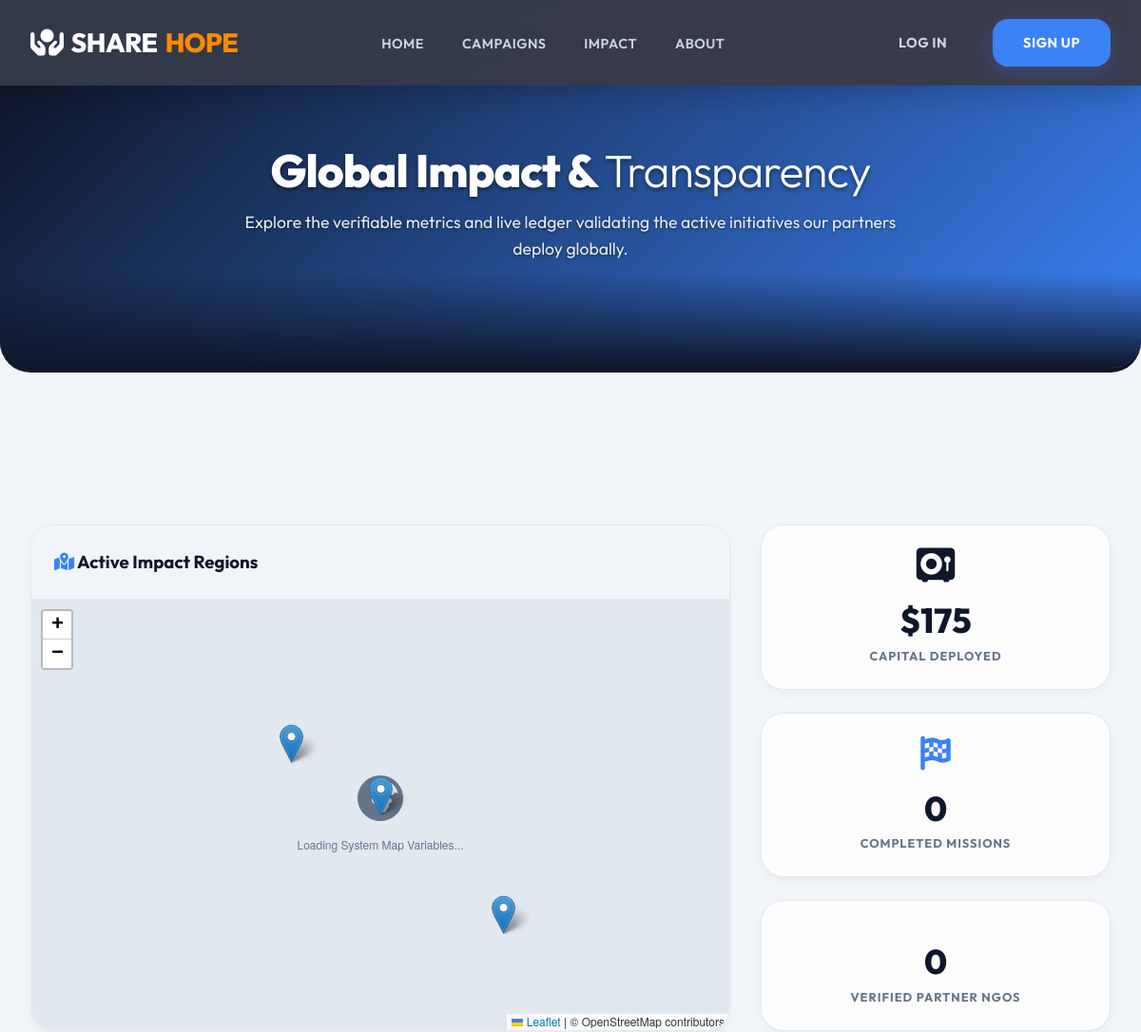
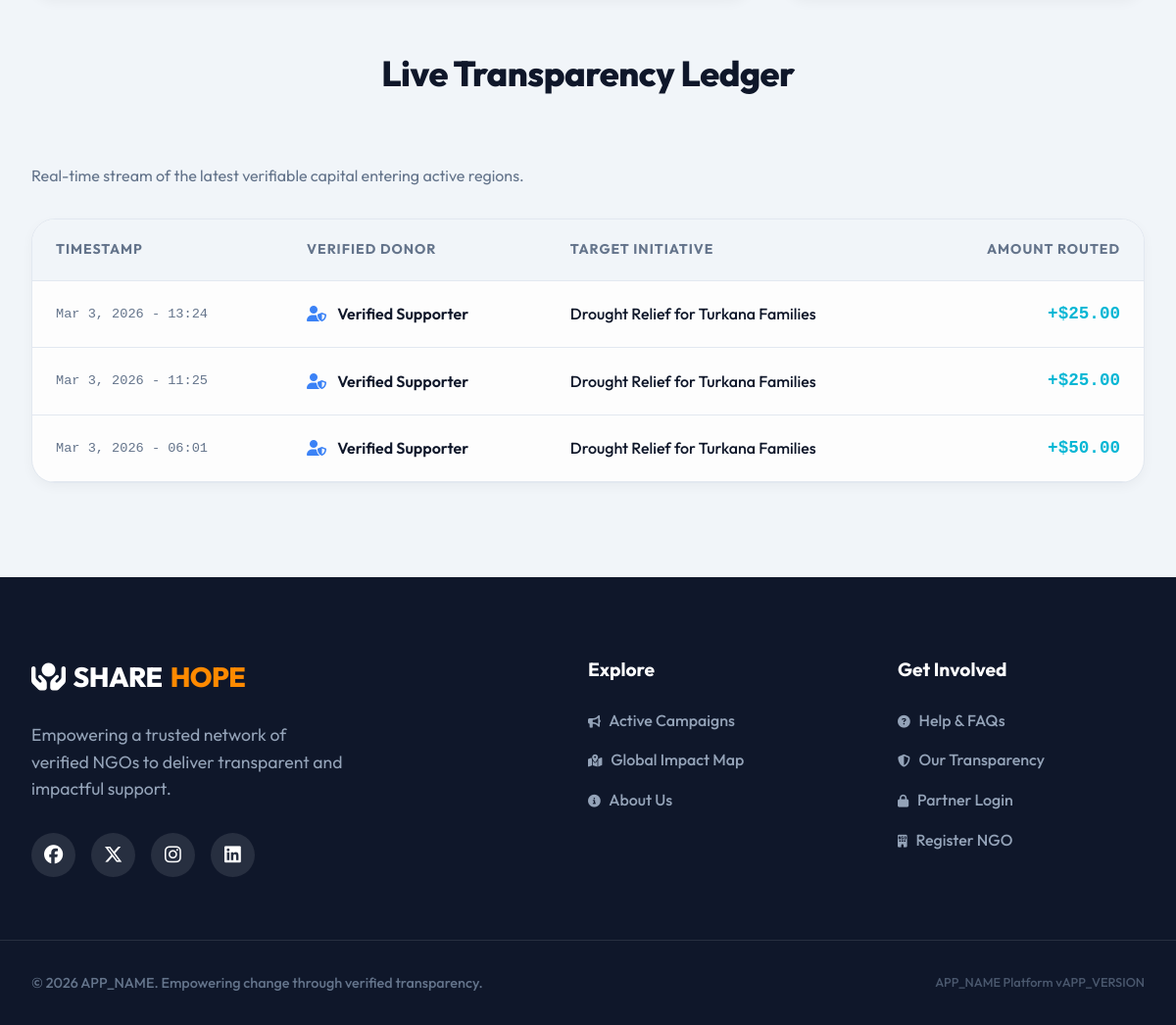
The page /impact.php on the database its author committed (2 pictures, top to bottom).
### tables this page shows
CREATE TABLE donations (
    id INT AUTO_INCREMENT PRIMARY KEY,
    campaign_id INT NOT NULL,
    donor_id INT,
    amount DECIMAL(15,2) NOT NULL,
    payment_method ENUM('mpesa', 'card', 'bank', 'inkind') NOT NULL,
    status ENUM('pending', 'completed', 'failed', 'pledged') DEFAULT 'pending',
    is_anonymous BOOLEAN DEFAULT FALSE,
    message TEXT,
    transaction_id VARCHAR(100),
    created_at TIMESTAMP DEFAULT CURRENT_TIMESTAMP,
    FOREIGN KEY (campaign_id) REFERENCES campaigns(id) ON DELETE CASCADE,
    FOREIGN KEY (donor_id) REFERENCES users(id) ON DELETE SET NULL
);

CREATE TABLE campaigns (
    id INT AUTO_INCREMENT PRIMARY KEY,
    ngo_id INT NOT NULL,
    title VARCHAR(255) NOT NULL,
    description TEXT,
    goal_amount DECIMAL(15,2) NOT NULL,
    current_amount DECIMAL(15,2) DEFAULT 0.00,
    deadline DATE,
    category_id INT,
    status ENUM('active', 'completed', 'cancelled') DEFAULT 'active',
    image_url VARCHAR(255),
    created_at TIMESTAMP DEFAULT CURRENT_TIMESTAMP,
    FOREIGN KEY (ngo_id) REFERENCES ngos(id) ON DELETE CASCADE,
    FOREIGN KEY (category_id) REFERENCES categories(id) ON DELETE SET NULL
);

### includes/db.php (called while the page is built, shortened)
<?php
function h($string) {
    return htmlspecialchars($string ?? '', ENT_QUOTES, 'UTF-8');
}

### impact.php (the view, shortened to what this page needs)
<?php
require_once __DIR__ . '/includes/header.php';
$stmt = $pdo->query("SELECT COUNT(*) as completed FROM campaigns WHERE current_amount >= goal_amount OR status = 'completed'");
$completed_campaigns = $stmt->fetchColumn();
$stmt = $pdo->query("SELECT SUM(amount) as total_deployed FROM donations WHERE status = 'completed'");
$total_deployed = $stmt->fetchColumn() ?: 0;
$stmt = $pdo->query("SELECT COUNT(*) as active_ngos FROM ngos WHERE is_verified = 1");
$verified_ngos = $stmt->fetchColumn();
$stmt = $pdo->query("
    SELECT d.amount, d.created_at, c.title as campaign_title, u.name as donor_name
    FROM donations d
    JOIN campaigns c ON d.campaign_id = c.id
    JOIN users u ON d.donor_id = u.id
    WHERE d.status = 'completed' AND d.is_anonymous = 0
    ORDER BY d.created_at DESC
    LIMIT 6
");
$recent_ledger = $stmt->fetchAll();
?>
<section class="hero" style="background: linear-gradient(135deg, var(--primary) 0%, var(--secondary) 100%); padding: 4rem 0; text-align: center; border-radius: 0 0 2rem 2rem; margin-bottom: 4rem;">
    <div class="container">
        <h1 style="font-size: 3rem; font-weight: 800; margin-bottom: 1rem; color: white; text-shadow: 0 2px 4px rgba(0,0,0,0.5);">Global Impact & <span style="font-weight: 300;">Transparency</span></h1>
        <p style="color: rgba(255,255,255,0.9); font-size: 1.1rem; text-shadow: 0 1px 3px rgba(0,0,0,0.5);">Explore the verifiable metrics and live ledger validating the active initiatives our partners deploy globally.</p>
    </div>
</section>
<section class="section">
    <div class="container">
        <div style="display: flex; flex-wrap: wrap; gap: 2rem; margin-bottom: 3rem; align-items: stretch;">
            <div style="flex: 2 1 600px; background: var(--surface); border-radius: var(--radius-lg); box-shadow: var(--shadow-sm); border: 1px solid var(--border); overflow: hidden; display: flex; flex-direction: column;">
                <div style="padding: 1.5rem; border-bottom: 1px solid var(--border); background: var(--background);">
                    <h3 style="margin: 0; color: var(--text-main);"><i class="fa-solid fa-map-location-dot text-secondary"></i> Active Impact Regions</h3>
                </div>
                <div style="flex-grow: 1; min-height: 450px; width: 100%; background: #e2e8f0; position: relative;" id="donor-map">
                    <div style="position: absolute; top: 50%; left: 50%; transform: translate(-50%, -50%); text-align: center; color: var(--text-muted);">
                        <p>Loading System Map Variables...</p>
                    </div>
                </div>
            </div>
            <div style="flex: 1 1 300px; display: flex; flex-direction: column; gap: 1.5rem;">
                <div style="padding: 1.5rem; border-radius: var(--radius-lg); border: 1px solid var(--border); background: var(--surface); box-shadow: var(--shadow-sm); text-align: center; flex: 1; display: flex; flex-direction: column; justify-content: center;">
                    <i class="fa-solid fa-vault text-primary" style="font-size: 2.25rem; margin-bottom: 0.75rem;"></i>
                    <div style="font-size: 2.25rem; font-weight: 800; color: var(--text-main);">$<?= number_format($total_deployed) ?></div>
                    <div style="text-transform: uppercase; font-size: 0.8rem; font-weight: 700; color: var(--text-muted); letter-spacing: 1px;">Capital Deployed</div>
                </div>
                <div style="padding: 1.5rem; border-radius: var(--radius-lg); border: 1px solid var(--border); background: var(--surface); box-shadow: var(--shadow-sm); text-align: center; flex: 1; display: flex; flex-direction: column; justify-content: center;">
                    <i class="fa-solid fa-flag-checkered text-secondary" style="font-size: 2.25rem; margin-bottom: 0.75rem;"></i>
                    <div style="font-size: 2.25rem; font-weight: 800; color: var(--text-main);"><?= number_format($completed_campaigns) ?></div>
                    <div style="text-transform: uppercase; font-size: 0.8rem; font-weight: 700; color: var(--text-muted); letter-spacing: 1px;">Completed Missions</div>
                </div>
                <div style="padding: 1.5rem; border-radius: var(--radius-lg); border: 1px solid var(--border); background: var(--surface); box-shadow: var(--shadow-sm); text-align: center; flex: 1; display: flex; flex-direction: column; justify-content: center;">
                    <div style="font-size: 2.25rem; font-weight: 800; color: var(--text-main);"><?= number_format($verified_ngos) ?></div>
                    <div style="text-transform: uppercase; font-size: 0.8rem; font-weight: 700; color: var(--text-muted); letter-spacing: 1px;">Verified Partner NGOs</div>
                </div>
            </div>
        </div>
        <link rel="stylesheet" href="https://unpkg.com/leaflet@1.9.4/dist/leaflet.css" />
        <h2 class="section-title">Live Transparency Ledger</h2>
        <p style="color: var(--text-muted); margin-bottom: 2rem;">Real-time stream of the latest verifiable capital entering active regions.</p>
        <div style="background: var(--surface); border-radius: var(--radius-lg); box-shadow: var(--shadow-sm); border: 1px solid var(--border); overflow: hidden;">
            <?php if (empty($recent_ledger)): ?>
                <div style="padding: 3rem; text-align: center; color: var(--text-muted);">No transparent transactions synced to ledger yet.</div>
            <?php else: ?>
                <table style="width: 100%; border-collapse: collapse; text-align: left;">
                    <thead>
                        <tr style="border-bottom: 1px solid var(--border); background: var(--background); font-size: 0.875rem; color: var(--text-muted); text-transform: uppercase; letter-spacing: 1px;">
                            <th style="padding: 1.25rem 1.5rem;">Timestamp</th>
                            <th style="padding: 1.25rem 1.5rem;">Verified Donor</th>
                            <th style="padding: 1.25rem 1.5rem;">Target Initiative</th>
                            <th style="padding: 1.25rem 1.5rem; text-align: right;">Amount Routed</th>
                        </tr>
                    </thead>
                    <tbody>
                        <?php foreach ($recent_ledger as $entry): ?>
                            <tr style="border-bottom: 1px solid var(--border); transition: background 0.2s;" onmouseover="this.style.background='var(--background)'" onmouseout="this.style.background='transparent'">
                                <td style="padding: 1.25rem 1.5rem; color: var(--text-muted); font-family: monospace; font-size: 0.85rem;">
                                    <?= date('M j, Y - H:i', strtotime($entry['created_at'])) ?>
                                </td>
                                <td style="padding: 1.25rem 1.5rem; font-weight: 600; color: var(--text-main);">
                                    <i class="fa-solid fa-user-shield text-secondary" style="margin-right: 0.5rem;"></i> Verified Supporter
                                </td>
                                <td style="padding: 1.25rem 1.5rem; font-weight: 500; color: var(--primary);">
                                    <?= h($entry['campaign_title']) ?>
                                </td>
                                <td style="padding: 1.25rem 1.5rem; text-align: right; font-weight: 700; color: var(--accent); font-family: monospace; font-size: 1.1rem;">
                                    +$<?= number_format($entry['amount'], 2) ?>
                                </td>
                            </tr>
                        <?php endforeach; ?>
                    </tbody>
                </table>
            <?php endif; ?>
        </div>
    </div>
</section>
<?php require_once __DIR__ . '/includes/footer.php'; ?>

### assets/css/style.css (style rules this page uses)
:root { --primary: #0f172a; --primary-hover: #1e293b; --secondary: #3b82f6; --accent: #06b6d4; --tertiary: #8b5cf6; --info: #3b82f6; --success: #10b981; --warning: #f59e0b; --brand-highlight: #ff8a00; --brand-notification: #f97316; --background: #f1f5f9; --surface: #fdfdfd; --text-main: #0f172a; --text-muted: #64748b; --text-light: #94a3b8; --border: #e2e8f0; --border-dark: #cbd5e1; --danger: #ef4444; --header-bg: #0f172a; --header-text: #ffffff; --radius-sm: 8px; --radius-md: 16px; --radius-lg: 24px; --shadow-sm: 0 4px 12px rgba(0, 0, 0, 0.04); --shadow-md: 0 10px 25px -5px rgba(0, 0, 0, 0.08); --shadow-lg: 0 25px 50px -12px rgba(0, 0, 0, 0.12); --transition: all 0.4s cubic-bezier(0.25, 1, 0.5, 1); }
* { margin: 0; padding: 0; box-sizing: border-box; }
body { font-family: 'Outfit', sans-serif; background-color: var(--background); color: var(--text-main); line-height: 1.55; -webkit-font-smoothing: antialiased; }
.text-primary { color: var(--primary); }
.text-secondary { color: var(--secondary); }
.container { width: 100%; max-width: 1280px; margin: 0 auto; padding: 0 1.5rem; }
.hero { padding: 8rem 0 6rem; text-align: center; background: var(--header-bg); color: white; border-bottom: 5px solid var(--primary); position: relative; overflow: hidden; }
.hero::after { content: ''; position: absolute; bottom: 0; left: 0; right: 0; height: 100px; background: linear-gradient(to top, rgba(15, 23, 42, 1), transparent); }
.hero h1 { font-size: 4.5rem; font-weight: 800; margin-bottom: 1.5rem; line-height: 1.05; letter-spacing: -1px; }
.hero p { font-size: 1.25rem; color: #94a3b8; max-width: 700px; margin: 0 auto 3rem; font-weight: 400; }
.section { padding: 6rem 0; }
.section-title { text-align: center; font-size: 2.5rem; margin-bottom: 4rem; font-weight: 800; color: var(--text-main); letter-spacing: -0.5px; }
html, body { max-width: 100%; overflow-x: hidden; }
.container { padding: 0 clamp(1rem, 4vw, 2rem); }
.hero h1 { font-size: clamp(1.8rem, 5vw, 4.5rem); }
.hero p { font-size: clamp(0.9rem, 2vw, 1.25rem); }
.section-title { font-size: clamp(1.5rem, 3vw, 2.5rem); }

### rows shown on the page
donations: created_at "Mar 3, 2026 - 13:24", campaign.title "Drought Relief for Turkana Families", amount "25.00"
donations: created_at "Mar 3, 2026 - 11:25", campaign.title "Drought Relief for Turkana Families", amount "25.00"
donations: created_at "Mar 3, 2026 - 06:01", campaign.title "Drought Relief for Turkana Families", amount "50.00"

### other values the page prints
$total_deployed "175"
$completed_campaigns "0"
$verified_ngos "0"
APP_NAME "APP_NAME"
APP_VERSION "APP_VERSION"
